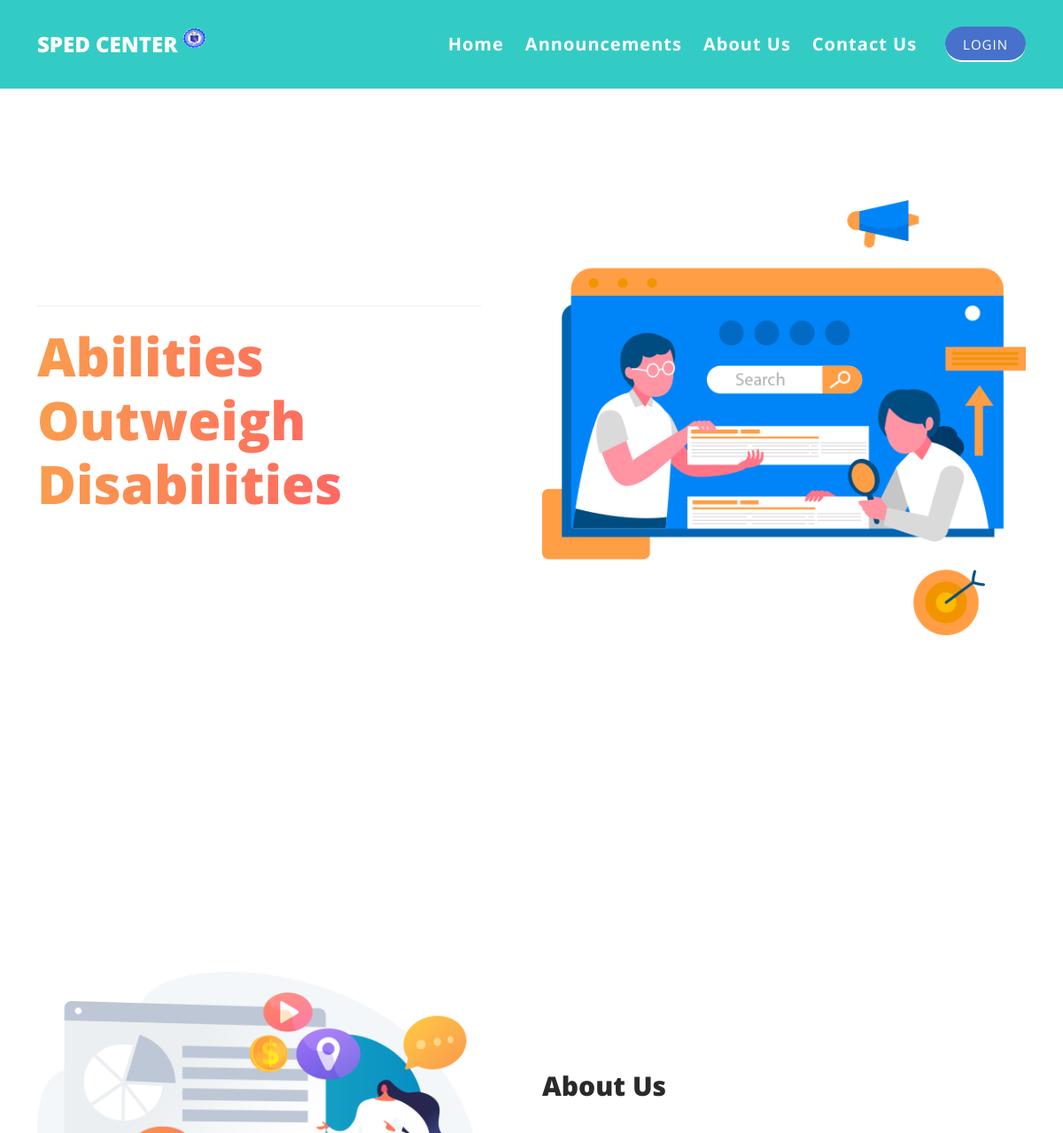
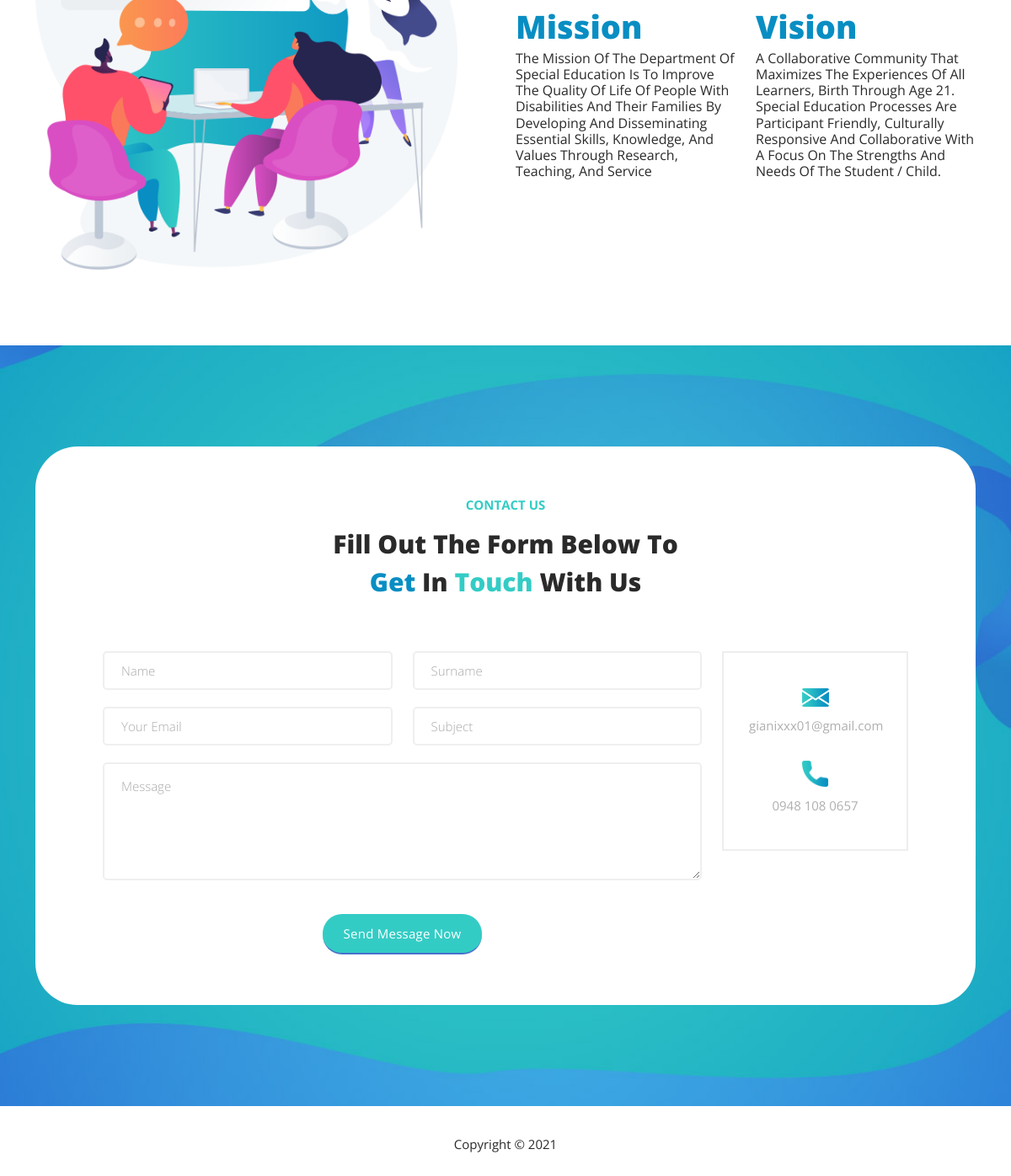
The page / on the database its author committed (2 pictures, top to bottom).
### tables this page shows
CREATE TABLE `about` (
  `id` int(11) NOT NULL,
  `school_name` varchar(50) NOT NULL,
  `school_address` varchar(50) NOT NULL,
  `mission` varchar(500) NOT NULL,
  `vision` varchar(500) NOT NULL
);

CREATE TABLE `contact` (
  `id` int(11) NOT NULL,
  `contact_no` varchar(255) NOT NULL,
  `social_media` varchar(255) NOT NULL,
  `email` varchar(255) NOT NULL
);

### index.php (the view, shortened to what this page needs)
<?php
  include 'includes/connection.php';
  $aboutus = $connection->query("SELECT * FROM about");
  $aboutusRow = $aboutus->fetch_array();
  $contactus = $connection->query("SELECT * FROM contact");
  $contactusRow = $contactus->fetch_array();
?>
<!DOCTYPE html>
<html lang="en">
  <head>
    <link href="vendor/bootstrap/css/bootstrap.min.css" rel="stylesheet">
    <link rel="stylesheet" href="webAssets/css/fontawesome.css">
    <link rel="stylesheet" href="webAssets/css/templatemo-seo-dream.css">
    <link rel="stylesheet" href="webAssets/css/animated.css">
    <link rel="stylesheet" href="webAssets/css/owl.css">
</head>
<body>
  <header class="header-area header-sticky wow slideInDown" data-wow-duration="0.75s" data-wow-delay="0s">
    <div class="container">
      <div class="row">
        <div class="col-12">
          <nav class="main-nav">
            <a href="index.php" class="logo">
              <h4>SPED CENTER <img src="images/spedLogo.png" style="border-radius: 50%;"></h4>
            </a>
            <ul class="nav">
              <li class="scroll-to-section"><a href="#top" class="active" style="font-size: 20px;"><b>Home</b></a></li>
              <li class="scroll-to-section"><a href="#features" style="font-size: 20px;"><b>Announcements</b></a></li>
              <li class="scroll-to-section"><a href="#about" style="font-size: 20px;"><b>About Us</b></a></li>
              <li class="scroll-to-section"><a href="#contact" style="font-size: 20px;"><b>Contact Us</b></a></li>
              <li class="scroll-to-section"><div class="main-blue-button"><a href="login.php">LOGIN</a></div></li>
            </ul>
          </nav>
        </div>
      </div>
    </div>
  </header>
  <div class="main-banner wow fadeIn" id="top" data-wow-duration="1s" data-wow-delay="0.5s">
    <div class="container">
      <div class="row">
        <div class="col-lg-12">
          <div class="row">
            <div class="col-lg-6 align-self-center">
              <div class="left-content header-text wow fadeInLeft" data-wow-duration="1s" data-wow-delay="1s">
                <div class="row">
                  <div class="col-lg-12">
                    <h2>Abilities Outweigh Disabilities</h2>
                  </div>
                </div>
              </div>
            </div>
            <div class="col-lg-6">
              <div class="right-image wow fadeInRight" data-wow-duration="1s" data-wow-delay="0.5s">
                <img src="webAssets/images/banner-right-image.png" alt="">
              </div>
            </div>
          </div>
        </div>
      </div>
    </div>
  </div>
  <div id="features" class="features section">
  </div>
  <div id="about" class="about-us section">
    <div class="container">
      <div class="row">
        <div class="col-lg-6">
          <div class="left-image wow fadeInLeft" data-wow-duration="1s" data-wow-delay="0.5s">
            <img src="webAssets/images/about-left-image.png" alt="">
          </div>
        </div>
        <div class="col-lg-6 align-self-center wow fadeInRight" data-wow-duration="1s" data-wow-delay="0.5s">
          <div class="section-heading">
            <h2>About Us</h2>
          </div>
          <div class="row">
            <div class="col-lg-6 col-sm-6">
              <div class="about-item">
                <h4>Mission</h4>
                <h6><?= $aboutusRow['mission']; ?></h6>
              </div>
            </div>
            <div class="col-lg-6 col-sm-6">
              <div class="about-item">
                <h4>Vision</h4>
                <h6><?= $aboutusRow['vision']; ?></h6>
              </div>
            </div>
          </div>
        </div>
      </div>
    </div>
  </div>
  <div id="contact" class="contact-us section">
    <div class="container">
      <div class="row">
        <div class="col-lg-12 wow fadeInUp" data-wow-duration="0.5s" data-wow-delay="0.25s">
          <form id="contact" action="" method="post">
            <div class="row">
              <div class="col-lg-6 offset-lg-3">
                <div class="section-heading">
                  <h6>Contact Us</h6>
                  <h2>Fill Out The Form Below To <span>Get</span> In <em>Touch</em> With Us</h2>
                </div>
              </div>
              <div class="col-lg-9">
                <div class="row">
                  <div class="col-lg-6">
                    <fieldset>
                      <input type="name" name="name" id="name" placeholder="Name" autocomplete="on" required>
                    </fieldset>
                  </div>
                  <div class="col-lg-6">
                    <fieldset>
                      <input type="surname" name="surname" id="surname" placeholder="Surname" autocomplete="on" required>
                    </fieldset>
                  </div>
                  <div class="col-lg-6">
                    <fieldset>
                      <input type="text" name="email" id="email" pattern="[^ @]*@[^ @]*" placeholder="Your Email" required="">
                    </fieldset>
                  </div>
                  <div class="col-lg-6">
                    <fieldset>
                      <input type="subject" name="subject" id="subject" placeholder="Subject" autocomplete="on">
                    </fieldset>
                  </div>
                  <div class="col-lg-12">
                    <fieldset>
                      <textarea name="message" type="text" class="form-control" id="message" placeholder="Message" required=""></textarea>
                    </fieldset>
                  </div>
                  <div class="col-lg-12">
                    <fieldset>
                      <button type="submit" id="form-submit" class="main-button ">Send Message Now</button>
                    </fieldset>
                  </div>
                </div>
              </div>
              <div class="col-lg-3">
                <div class="contact-info">
                  <ul>
                    <li>
                      <div class="icon">
                        <img src="webAssets/images/contact-icon-01.png" alt="email icon">
                      </div>
                      <a href="#"><?= $contactusRow['email']; ?></a>
                    </li>
                    <li>
                      <div class="icon">
                        <img src="webAssets/images/contact-icon-02.png" alt="phone">
                      </div>
                      <a href="#"><?= $contactusRow['contact_no']; ?></a>
                    </li>
                  </ul>
                </div>
              </div>
            </div>
          </form>
        </div>
      </div>
    </div>
  </div>
  <footer>
    <div class="container">
      <div class="row">
        <div class="col-lg-12">
          <p>Copyright © 2021
        </div>
      </div>
    </div>
  </footer>
</body>
</html>

### rows shown on the page
about: mission "The Mission Of The Department Of Special Education Is To Improve The Quality Of Life Of People With Disabilities And Their Families By Developing And Disseminating Essential Skills, Knowledge, And Values Through Research, Teaching, And Service", vision "A Collaborative Community That Maximizes The Experiences Of All Learners, Birth Through Age 21. Special Education Processes Are Participant Friendly, Culturally Responsive And Collaborative With A Focus On The Strengths And Needs Of The Student / Child."
contact: email "gianixxx01@gmail.com", contact_no "0948 108 0657"
